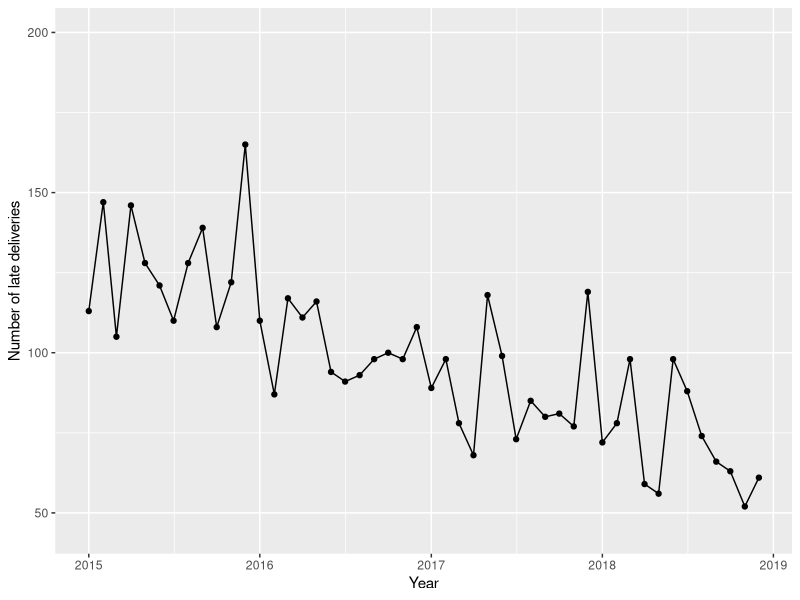
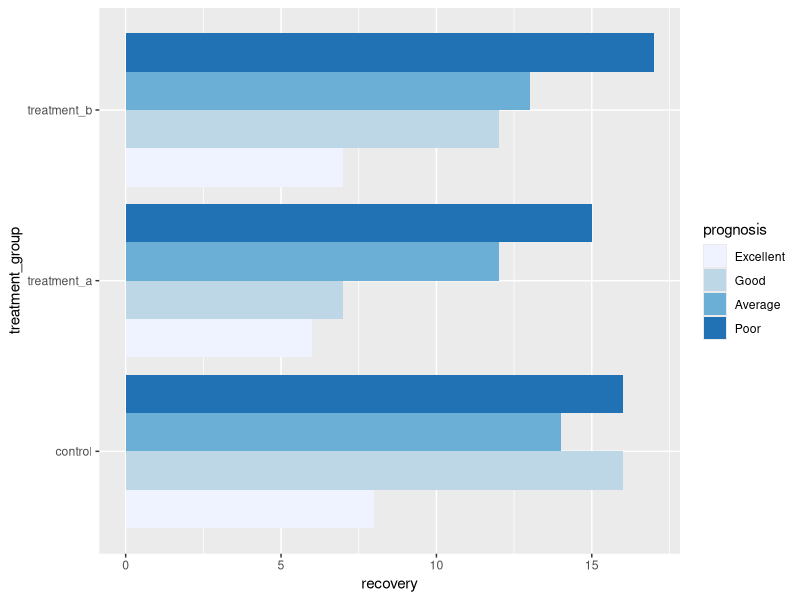
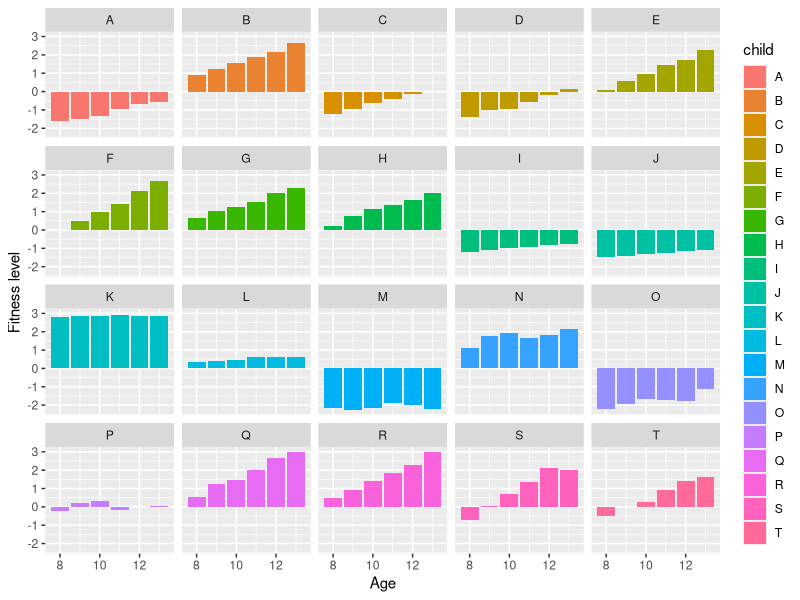
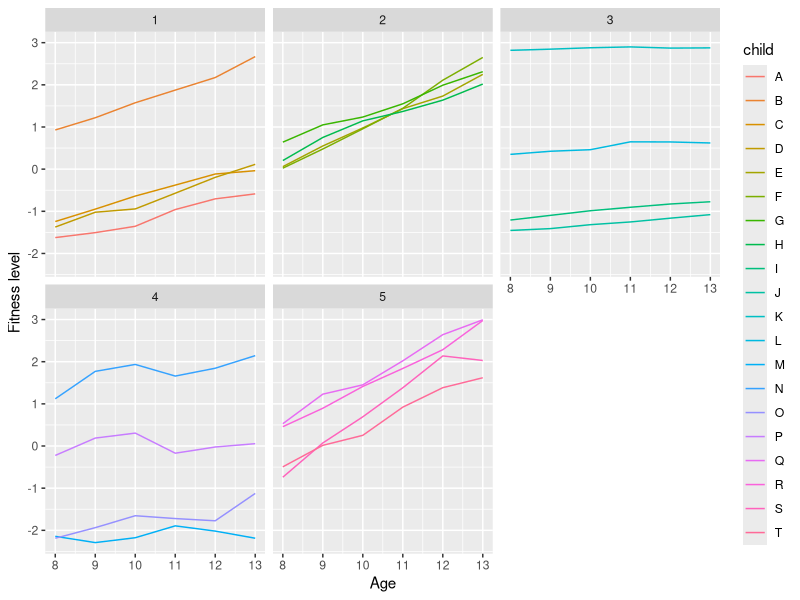
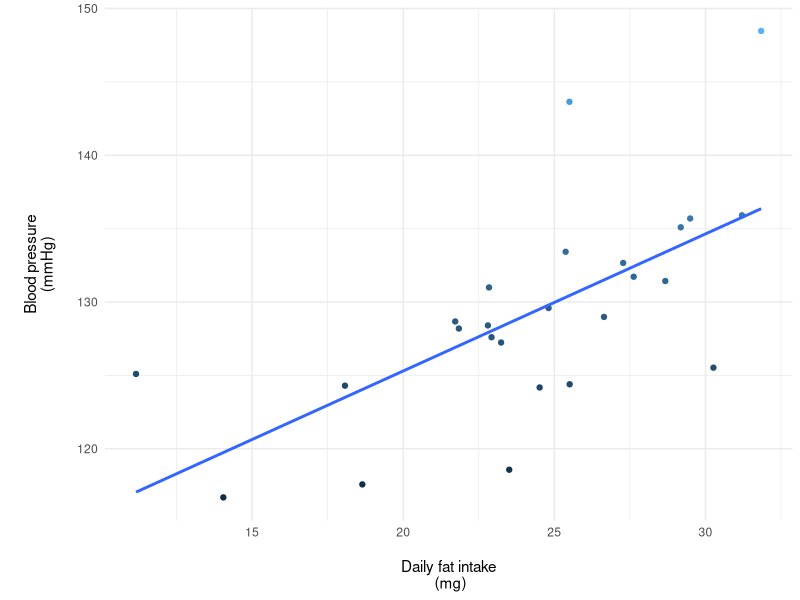
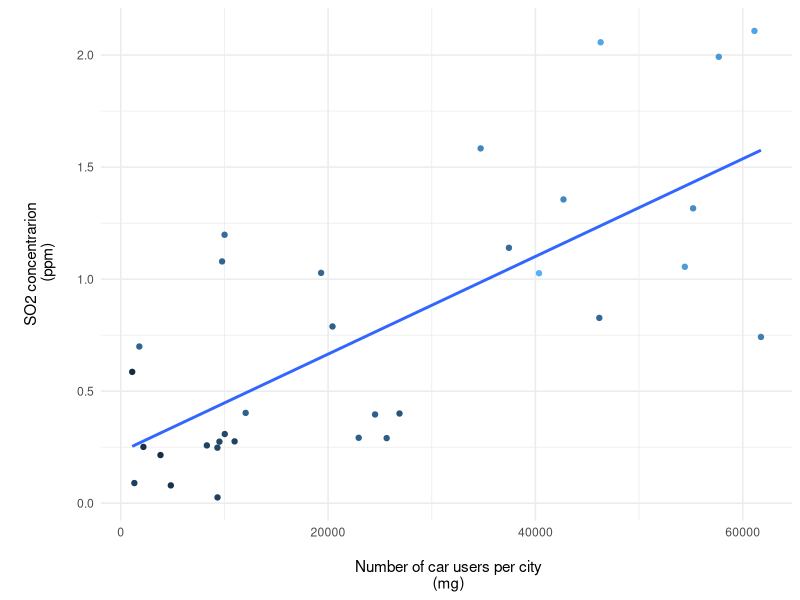
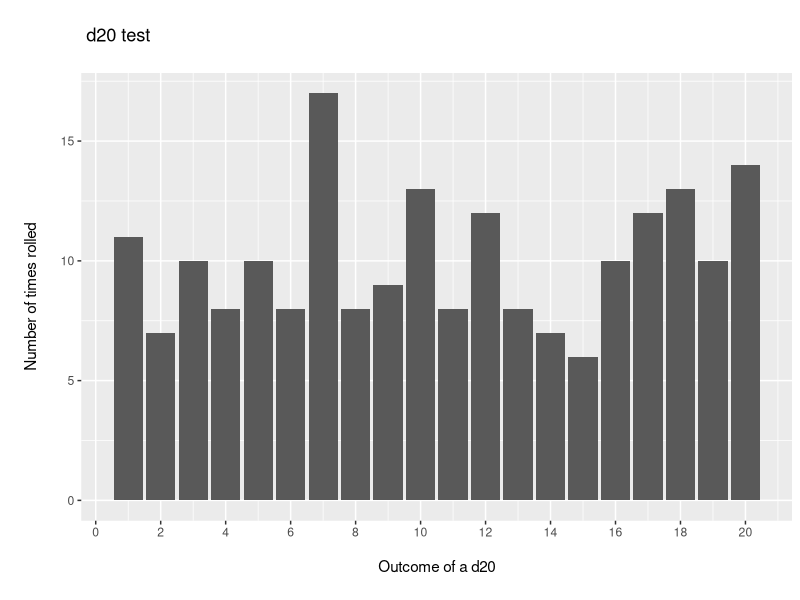
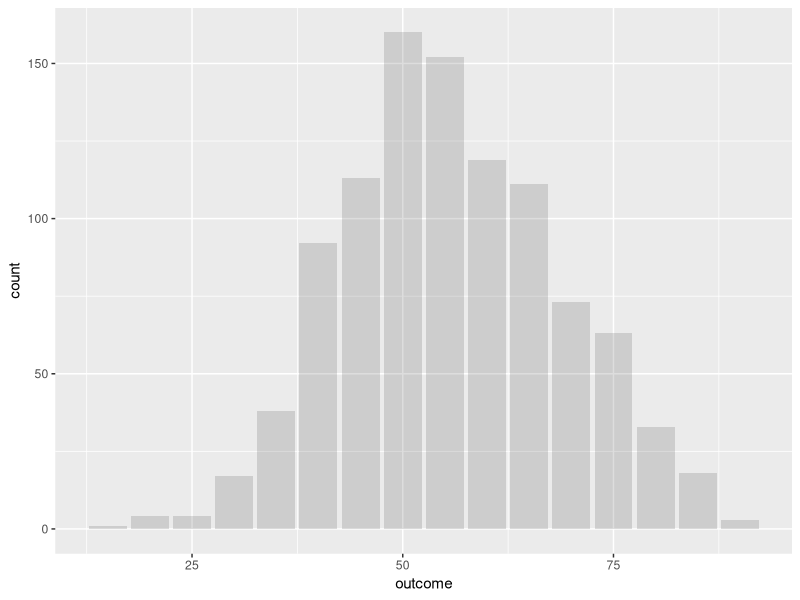

These charts were generated, in order, by the following R code:
## ---- chunk 1
library(tidyverse)
library(ggthemes)

late_deliveries <- read_csv("late_deliveries.csv")
recovery_times <- read_csv("recovery_times.csv")
fitness_levels <- read_csv("fitness_levels.csv")
blood_pressure <- read_csv("blood_pressure.csv")
car_use <- read_csv("car_use.csv")
d20 <- read.csv("d20_outcomes.csv")
d20x5 <- read.csv("d20x5_outcomes.csv")
pension_surplus <- read_csv("pension_surplus.csv")
pension_liabilities <- read_csv("pension_liabilities.csv")
## ---- chunk 2
late_deliveries %>% 
  ggplot(aes(date, late_deliveries)) +
  geom_point() +
  geom_line() +
  ylim(45, 200) +
  ylab("Number of late deliveries") +
  xlab("Year")

## ---- chunk 3
recovery_times %>%
  mutate(prognosis = factor(prognosis, levels = c("Excellent", "Good", "Average", "Poor"))) %>%
  ggplot(aes(treatment_group, recovery, fill = prognosis)) +
  geom_col(position = "dodge") +
  coord_flip() +
  scale_fill_brewer(palette = "Blues")

## ---- chunk 4
fitness_levels %>% 
  group_by(child, age, group) %>%
  summarise(fitness_lvl = sum(fitness_score)) %>%
  ggplot(aes(age, fitness_lvl, fill = child)) +
  geom_col(position = "dodge") +
  facet_wrap(~ child) +
  ylab("Fitness level") +
  xlab("Age")

fitness_levels %>% 
  group_by(child, age, group) %>% 
  summarise(fitness = sum(fitness_score)) %>%
  ggplot(aes(age, fitness, colour = child)) +
  geom_line() +
  facet_wrap(~group) +
  ylab("Fitness level") +
  xlab("Age")

## ---- chunk 5
blood_pressure %>%
  ggplot(aes(
    daily_saturated_fat_intake_mg, systolic_blood_pressure_mm_hg,
    colour = systolic_blood_pressure_mm_hg)) +
  geom_point() +
  geom_smooth(method = "lm", se = FALSE) +
  labs(x = "\n Daily fat intake \n (mg)",
       y = "\n Blood pressure \n (mmHg) \n") +
  theme_minimal() +
  theme(legend.position = "none")
## ---- chunk 6
car_use %>% 
  mutate(car_users = car_use_percent * population) %>% 
  ggplot(aes(car_users, air_so2_concentration_ppm, 
             colour = population)) +
  geom_point() +
  geom_smooth(method = "lm", se = F) +
  labs(x = "\n Number of car users per city\n (mg)",
       y = "\n SO2 concentrarion \n (ppm)\n") +
  theme_minimal() +
  theme(legend.position = "none")


## ---- chunk 7
d20 %>% 
  ggplot(aes(outcome)) + 
  geom_bar() +
  scale_x_continuous(breaks = seq(0, 20, 2)) +
  # scale_fill_brewer(palette = BrBG)+
  labs(title = "\n d20 test \n",
       x = "\n Outcome of a d20 \n",
       y = "\n Number of times rolled \n")
## ---- chunk 8
d20x5 %>% 
  group_by(outcome) %>% 
  summarise(count = n()) %>% 
  ggplot(aes(outcome, count)) + 
  # geom_density(alpha = 0.9, colour = "darkgreen") +
  geom_col(alpha = 0.2)

d20x5 %>% 
  ggplot(aes(outcome)) + 
  geom_density(alpha = 0.9, colour = "green")
  # geom_bar()
## ---- chunk 9
pension_surplus %>%
  ggplot(aes(sign, fill = item)) +
  geom_bar()
## ---- chunk 10
pension_liabilities %>% 
  mutate(liability_type = factor(
    liability_type, levels = c("actives", 
                                "deferred", 
                                "pensioners", 
                                "widowed_people"))) %>%
  ggplot(aes(year, liability_millions, fill = liability_type)) +
  geom_col()
## ---- chunk 11
fitness_levels %>%
  group_by(child, age, group) %>% 
  summarise(fitness = sum(fitness_score)) %>%
  # mutate(rand = sample(1, 200)) %>%
  ggplot(aes(age, fitness, colour = "black", size = age)) +
  geom_path(aes(colour = "magenta", size = group)) +
  geom_point(aes(colour = "blue")) +
  geom_point(aes(colour = "turquoise")) +
  theme_classic(26) +
  theme(axis.text.x = element_text(angle = 190, hjust = 0.1, colour = "lightgreen"),
        axis.text.y = element_text(angle = 250, hjust = 1),
        panel.background = element_rect(fill = "tomato"),
        plot.background = element_rect(fill = "#FF00FF"),
        axis.text = element_text(size = rel(0.8), angle = 45),
        axis.ticks = element_line(colour = "#9867FA"),
        legend.key = element_rect(colour = "#7FFF00"),
        panel.border = element_rect(fill = NA, colour = "#800000"),
        panel.grid.major = element_line(colour = "#0000FF", size = 3),
        panel.grid.minor = element_line(colour = "grey98", size = 1),
        axis.title = element_text(size = 30, angle = 30, hjust = 0),
        strip.background = element_rect(fill = "blue80", colour = "grey50")
        ) +
  labs(title =  toupper("childbygroupby fitness by age cHiLdByGRoUpByFitNeSsByAgE"), 
       subtitle = ("cHiLdByGRoUpByFitNeSsByAgE\n \n І 	К 	Л 	М 	Н 	Ѯ 	Ѻ 	П 	Ч"),
       ) +
  scale_fill_brewer(palette = "Set2") +
  coord_flip() +
  xlab("age by child by fitness by group by level by ")


  
